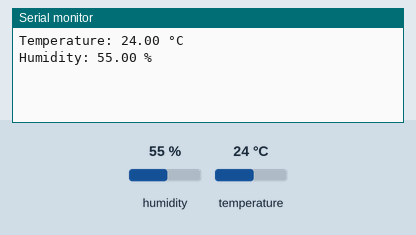
Simulated run of this sketch. Board: ESP8266 (NodeMCU). Shown: the last lines printed to the serial monitor. Inputs (shaded band) come from the test bench; at power-on: humidity 55 %, temperature 24 °C. WiFi joins after 1.5 s; servers stay silent unless stated.

Above: at 3.0 s.
3.1 s: humidity set to 22 %
At 5.1 s:
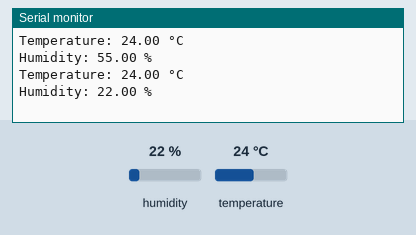
5.8 s: temperature set to 12 °C
At 6.3 s:
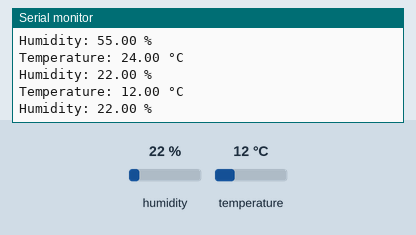
8.5 s: humidity set to 40 %
At 11.1 s:
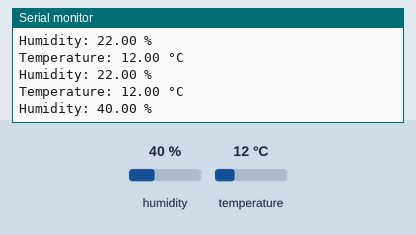
Timing chart, 0 to 12.6 s (numbered marks = the images above; inputs shaded):
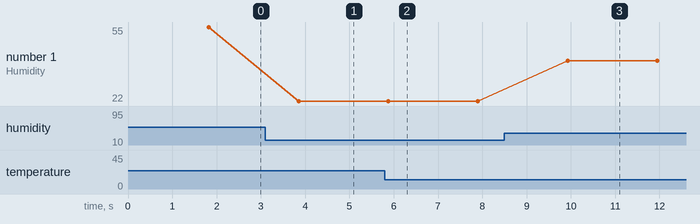

The sketch:

temperature_monitor_using_blynk_app_with_esp_8266.ino
```cpp
#define BLYNK_PRINT Serial // enable Blynk debugging#define BLYNK_TEMPLATE_ID "TMPL3Bwg-No7C"
#define BLYNK_TEMPLATE_NAME "agricuture robot"
#define BLYNK_AUTH_TOKEN "MLfecHdqYcTeYG2DgIAxWILMQrmhwhoo"

#include <ESP8266WiFi.h>
#include <BlynkSimpleEsp8266.h>
#include <DHT.h>

#define DHTPIN 10          // Pin where the DHT11 sensor is connected
#define DHTTYPE DHT11      // DHT11 sensor type

char auth[] = "MLfecHdqYcTeYG2DgIAxWILMQrmhwhoo"; // replace with your own auth token
char ssid[] = "Salil OnePlus"; // replace with your own WiFi SSID
char pass[] = "12345678"; // replace with your own WiFi password

DHT dht(DHTPIN, DHTTYPE);         // Initialize the DHT11 sensor

void setup()
{
  Serial.begin(115200);
  dht.begin();
  Blynk.begin(auth, ssid, pass);
}

void loop()
{
  Blynk.run();
  float temperature = dht.readTemperature();  // Read temperature value from DHT11 sensor
  float humidity = dht.readHumidity();        // Read humidity value from DHT11 sensor
  if (!isnan(temperature)) {                  // Check if temperature value is valid
    Serial.print("Temperature: ");
    Serial.print(temperature);
    Serial.print(" °C");
    Serial.println();
    Blynk.virtualWrite(V7, temperature);      // Send temperature value to the Blynk app
  }
  if (!isnan(humidity)) {                     // Check if humidity value is valid
    Serial.print("Humidity: ");
    Serial.print(humidity);
    Serial.print(" %");
    Serial.println();
    Blynk.virtualWrite(V8, humidity);         // Send humidity value to the Blynk app
  }
  delay(2000);                                // Wait for 2 seconds before reading again
}
```

Measured:
- after the input at 3.1 s, the serial monitor: prints a new line after 0.75 s (image 1)
- after the input at 5.8 s, the serial monitor: prints a new line after 0.08 s (image 2)
- after the input at 8.5 s, the serial monitor: prints a new line after 1.4 s (image 3)
- plotted number 1: 55 → 22 after the input at 3.1 s, 22 → 40 after the input at 8.5 s
